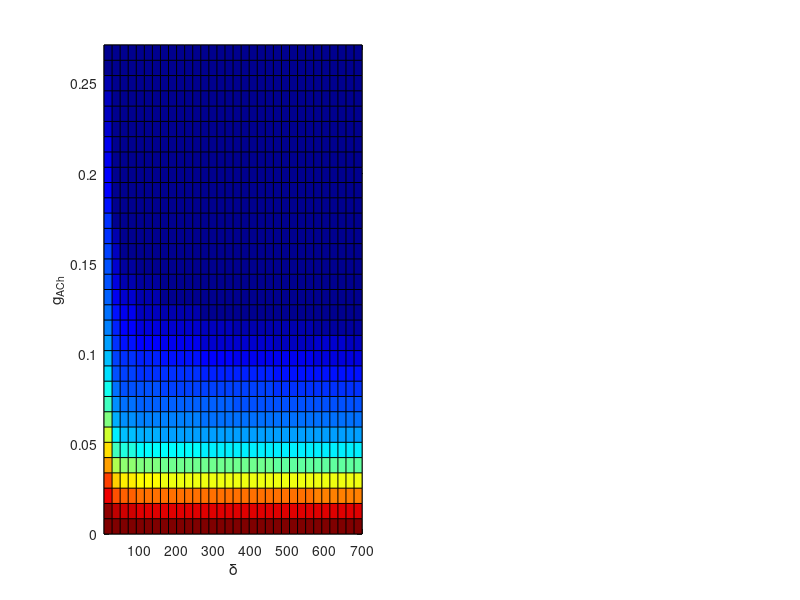

Recreate this plot in MATLAB. (Note: this script raises an error after producing the figure.)
ic = 'bump';

%Gather data from AUTO auto_excitability.py script
deltas = [700, 600, 500, 400, 300, 200, 100, 50, 25, 15, 10, 5];
load('excitability_delta_gca_gach.mat');
gach = {delta_700_gach, delta_600_gach, delta_500_gach, delta_400_gach, delta_300_gach, delta_200_gach, delta_100_gach, delta_50_gach, delta_25_gach, delta_15_gach, delta_10_gach, delta_5_gach};
gca = {delta_700_gca, delta_600_gca, delta_500_gca, delta_400_gca, delta_300_gca, delta_200_gca, delta_100_gca, delta_50_gca, delta_25_gca, delta_15_gca, delta_10_gca, delta_5_gca};

x = [];
y = [];
z = [];

for idx=1:length(deltas)
	x = [x deltas(idx)*ones(1,length(gach{idx}))];
	y = [y gach{idx}'];
	z = [z gca{idx}'];
end

xlin=linspace(min(x),max(x),33);
ylin=linspace(min(y),max(y),33);
[X,Y]=meshgrid(xlin,ylin);
Z=griddata(x,y,z,X,Y,'nearest');
%Z(isnan(Z)) = 0;

%surf(X,Y,Z, 'FaceColor', 'red', 'EdgeColor', 'none'); % interpolated
subplot(1,2,1)
colormap(jet)
pcolor(X,Y,Z)
caxis([0 0.7])
xlabel('\delta')
ylabel('g_{ACh}')

%plot3(x,y,z,'.','MarkerSize',15)

%Gather data from excitability.m script
deltas = [800, 100, 50, 25, 15, 10];
gcas = 0:1:24;
gachs = 0:1:9;

load(['./worksheets/excitability/excitability_thresholds_' ic '.mat']);
simulated_data_pts = thresh_pts;
simulated_data = zeros(length(gachs), length(deltas));
for i=1:length(gachs)
	for j=1:length(deltas)
		simulated_data(i,j) = gcas(find(simulated_data_pts(j,:,i), 1, 'first'));	
	end
end

%Non dimensionalize
gKM = 30;
simulated_data = simulated_data/gKM;
gachs = gachs/gKM;

subplot(1,2,2)
xlin=linspace(min(deltas),max(deltas),33);
ylin=linspace(min(gachs),max(gachs),33);
[X,Y]=meshgrid(xlin,ylin);
Z=griddata(deltas,gachs,simulated_data,X,Y,'cubic');

pcolor(X,Y,Z)
caxis([0 0.7])
xlabel('\delta')
ylabel('g_{ACh}')
zlabel('g_{Ca}')
%colorbar()

saveplot(gcf, ['./worksheets/excitability/excitability_plots/compare_sim_auto_delta_heatmap_' ic '.eps'], 'eps');
colorbar()
saveplot(gcf, ['./worksheets/excitability/excitability_plots/compare_sim_auto_delta_heatmap_' ic '_colorbar.eps'], 'eps');
%plot2svg(['./worksheets/excitability/excitability_plots/compare_sim_auto_delta.svg'], gcf);
